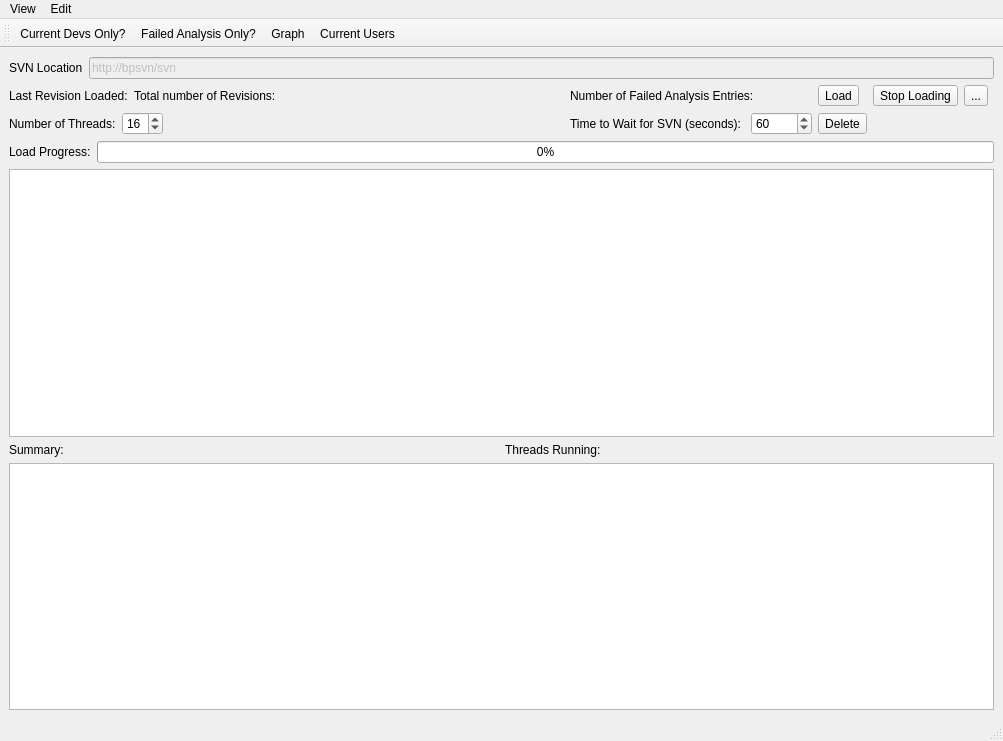
<?xml version="1.0" encoding="UTF-8"?>
<ui version="4.0">
 <class>CMainWindow</class>
 <widget class="QMainWindow" name="CMainWindow">
  <property name="geometry">
   <rect>
    <x>0</x>
    <y>0</y>
    <width>1003</width>
    <height>741</height>
   </rect>
  </property>
  <property name="windowTitle">
   <string>SVN Graph</string>
  </property>
  <widget class="QWidget" name="centralwidget">
   <layout class="QGridLayout" name="gridLayout">
    <item row="1" column="1">
     <widget class="QLabel" name="totalRevisionsLabel">
      <property name="text">
       <string>Total number of Revisions:</string>
      </property>
     </widget>
    </item>
    <item row="1" column="0">
     <widget class="QLabel" name="lastLoadedLabel">
      <property name="text">
       <string>Last Revision Loaded:</string>
      </property>
     </widget>
    </item>
    <item row="1" column="7">
     <widget class="QToolButton" name="refresh">
      <property name="text">
       <string>...</string>
      </property>
      <property name="icon">
       <iconset resource="application.qrc">
        <normaloff>:/resources/refresh.png</normaloff>:/resources/refresh.png</iconset>
      </property>
     </widget>
    </item>
    <item row="1" column="6">
     <widget class="QToolButton" name="stopLoading">
      <property name="text">
       <string>Stop Loading</string>
      </property>
      <property name="icon">
       <iconset resource="application.qrc">
        <normaloff>:/resources/stop.png</normaloff>:/resources/stop.png</iconset>
      </property>
     </widget>
    </item>
    <item row="4" column="0" colspan="9">
     <widget class="QTableView" name="tableView">
      <property name="alternatingRowColors">
       <bool>true</bool>
      </property>
      <property name="selectionMode">
       <enum>QAbstractItemView::SingleSelection</enum>
      </property>
      <property name="selectionBehavior">
       <enum>QAbstractItemView::SelectRows</enum>
      </property>
      <property name="sortingEnabled">
       <bool>true</bool>
      </property>
      <attribute name="horizontalHeaderStretchLastSection">
       <bool>true</bool>
      </attribute>
      <attribute name="verticalHeaderVisible">
       <bool>false</bool>
      </attribute>
     </widget>
    </item>
    <item row="5" column="0" colspan="9">
     <layout class="QVBoxLayout" name="verticalLayout">
      <item>
       <layout class="QHBoxLayout" name="horizontalLayout_3">
        <item>
         <widget class="QLabel" name="summaryLabel">
          <property name="text">
           <string>Summary:</string>
          </property>
          <property name="alignment">
           <set>Qt::AlignLeading|Qt::AlignLeft|Qt::AlignTop</set>
          </property>
         </widget>
        </item>
        <item>
         <widget class="QLabel" name="threadsLabel">
          <property name="text">
           <string>Threads Running:</string>
          </property>
          <property name="alignment">
           <set>Qt::AlignLeading|Qt::AlignLeft|Qt::AlignTop</set>
          </property>
         </widget>
        </item>
       </layout>
      </item>
      <item>
       <widget class="QPlainTextEdit" name="log">
        <property name="readOnly">
         <bool>true</bool>
        </property>
       </widget>
      </item>
     </layout>
    </item>
    <item row="0" column="0" colspan="9">
     <layout class="QHBoxLayout" name="horizontalLayout">
      <item>
       <widget class="QLabel" name="label">
        <property name="text">
         <string>SVN Location</string>
        </property>
       </widget>
      </item>
      <item>
       <widget class="QLineEdit" name="svnURL">
        <property name="enabled">
         <bool>false</bool>
        </property>
        <property name="text">
         <string>http://bpsvn/svn</string>
        </property>
       </widget>
      </item>
     </layout>
    </item>
    <item row="2" column="0" colspan="2">
     <layout class="QHBoxLayout" name="horizontalLayout_4">
      <item>
       <widget class="QLabel" name="label_3">
        <property name="text">
         <string>Number of Threads:</string>
        </property>
       </widget>
      </item>
      <item>
       <widget class="QSpinBox" name="threadCount">
        <property name="sizePolicy">
         <sizepolicy hsizetype="Maximum" vsizetype="Fixed">
          <horstretch>0</horstretch>
          <verstretch>0</verstretch>
         </sizepolicy>
        </property>
        <property name="minimum">
         <number>1</number>
        </property>
        <property name="maximum">
         <number>64</number>
        </property>
        <property name="value">
         <number>16</number>
        </property>
       </widget>
      </item>
      <item>
       <spacer name="horizontalSpacer_2">
        <property name="orientation">
         <enum>Qt::Horizontal</enum>
        </property>
        <property name="sizeHint" stdset="0">
         <size>
          <width>40</width>
          <height>20</height>
         </size>
        </property>
       </spacer>
      </item>
     </layout>
    </item>
    <item row="3" column="0" colspan="9">
     <layout class="QHBoxLayout" name="horizontalLayout_2">
      <item>
       <widget class="QLabel" name="label_2">
        <property name="text">
         <string>Load Progress:</string>
        </property>
       </widget>
      </item>
      <item>
       <widget class="QProgressBar" name="loadProgressBar">
        <property name="value">
         <number>0</number>
        </property>
       </widget>
      </item>
     </layout>
    </item>
    <item row="2" column="3">
     <spacer name="horizontalSpacer">
      <property name="orientation">
       <enum>Qt::Horizontal</enum>
      </property>
      <property name="sizeHint" stdset="0">
       <size>
        <width>415</width>
        <height>20</height>
       </size>
      </property>
     </spacer>
    </item>
    <item row="2" column="4">
     <layout class="QHBoxLayout" name="horizontalLayout_5">
      <item>
       <widget class="QLabel" name="label_4">
        <property name="text">
         <string>Time to Wait for SVN (seconds): </string>
        </property>
       </widget>
      </item>
      <item>
       <widget class="QSpinBox" name="delayTimeMinutes">
        <property name="sizePolicy">
         <sizepolicy hsizetype="Maximum" vsizetype="Fixed">
          <horstretch>0</horstretch>
          <verstretch>0</verstretch>
         </sizepolicy>
        </property>
        <property name="minimum">
         <number>-1</number>
        </property>
        <property name="maximum">
         <number>99999</number>
        </property>
        <property name="value">
         <number>60</number>
        </property>
       </widget>
      </item>
     </layout>
    </item>
    <item row="1" column="4">
     <widget class="QLabel" name="numFailed">
      <property name="text">
       <string>Number of Failed Analysis Entries:</string>
      </property>
     </widget>
    </item>
    <item row="1" column="5">
     <widget class="QToolButton" name="loadFromSVN">
      <property name="sizePolicy">
       <sizepolicy hsizetype="Maximum" vsizetype="Fixed">
        <horstretch>0</horstretch>
        <verstretch>0</verstretch>
       </sizepolicy>
      </property>
      <property name="text">
       <string>Load</string>
      </property>
      <property name="icon">
       <iconset resource="application.qrc">
        <normaloff>:/resources/go.svg</normaloff>:/resources/go.svg</iconset>
      </property>
     </widget>
    </item>
    <item row="2" column="5">
     <widget class="QToolButton" name="deleteRows">
      <property name="sizePolicy">
       <sizepolicy hsizetype="Maximum" vsizetype="Fixed">
        <horstretch>0</horstretch>
        <verstretch>0</verstretch>
       </sizepolicy>
      </property>
      <property name="text">
       <string>Delete</string>
      </property>
      <property name="icon">
       <iconset resource="application.qrc">
        <normaloff>:/resources/delete.png</normaloff>:/resources/delete.png</iconset>
      </property>
     </widget>
    </item>
   </layout>
  </widget>
  <widget class="QMenuBar" name="menubar">
   <property name="geometry">
    <rect>
     <x>0</x>
     <y>0</y>
     <width>1003</width>
     <height>21</height>
    </rect>
   </property>
   <widget class="QMenu" name="menuView">
    <property name="title">
     <string>View</string>
    </property>
    <addaction name="actionCurrentDevsOnly"/>
    <addaction name="actionFailedAnalysisOnly"/>
    <addaction name="separator"/>
    <addaction name="actionViewGraph"/>
   </widget>
   <widget class="QMenu" name="menuEdit">
    <property name="title">
     <string>Edit</string>
    </property>
    <addaction name="actionEditCurrentUsers"/>
   </widget>
   <addaction name="menuView"/>
   <addaction name="menuEdit"/>
  </widget>
  <widget class="QStatusBar" name="statusbar"/>
  <widget class="QToolBar" name="toolBar">
   <property name="windowTitle">
    <string>toolBar</string>
   </property>
   <attribute name="toolBarArea">
    <enum>TopToolBarArea</enum>
   </attribute>
   <attribute name="toolBarBreak">
    <bool>false</bool>
   </attribute>
   <addaction name="actionCurrentDevsOnly"/>
   <addaction name="actionFailedAnalysisOnly"/>
   <addaction name="actionViewGraph"/>
   <addaction name="actionEditCurrentUsers"/>
  </widget>
  <action name="actionQuit">
   <property name="text">
    <string>Quit</string>
   </property>
   <property name="iconText">
    <string>&amp;Quit</string>
   </property>
   <property name="shortcut">
    <string>Alt+F4</string>
   </property>
  </action>
  <action name="actionCurrentDevsOnly">
   <property name="checkable">
    <bool>true</bool>
   </property>
   <property name="icon">
    <iconset resource="application.qrc">
     <normaloff>:/resources/current.svg</normaloff>:/resources/current.svg</iconset>
   </property>
   <property name="text">
    <string>Current Devs Only?</string>
   </property>
  </action>
  <action name="actionViewGraph">
   <property name="icon">
    <iconset resource="application.qrc">
     <normaloff>:/resources/graph.png</normaloff>:/resources/graph.png</iconset>
   </property>
   <property name="text">
    <string>Graph</string>
   </property>
  </action>
  <action name="actionFailedAnalysisOnly">
   <property name="checkable">
    <bool>true</bool>
   </property>
   <property name="icon">
    <iconset resource="application.qrc">
     <normaloff>:/resources/fail.png</normaloff>:/resources/fail.png</iconset>
   </property>
   <property name="text">
    <string>Failed Analysis Only?</string>
   </property>
  </action>
  <action name="actionEditCurrentUsers">
   <property name="icon">
    <iconset resource="application.qrc">
     <normaloff>:/resources/editusers.svg</normaloff>:/resources/editusers.svg</iconset>
   </property>
   <property name="text">
    <string>Current Users...</string>
   </property>
  </action>
 </widget>
 <tabstops>
  <tabstop>svnURL</tabstop>
  <tabstop>loadFromSVN</tabstop>
  <tabstop>stopLoading</tabstop>
  <tabstop>refresh</tabstop>
  <tabstop>delayTimeMinutes</tabstop>
  <tabstop>tableView</tabstop>
  <tabstop>log</tabstop>
 </tabstops>
 <resources>
  <include location="application.qrc"/>
 </resources>
 <connections>
  <connection>
   <sender>actionQuit</sender>
   <signal>triggered()</signal>
   <receiver>CMainWindow</receiver>
   <slot>close()</slot>
   <hints>
    <hint type="sourcelabel">
     <x>-1</x>
     <y>-1</y>
    </hint>
    <hint type="destinationlabel">
     <x>500</x>
     <y>332</y>
    </hint>
   </hints>
  </connection>
 </connections>
</ui>
